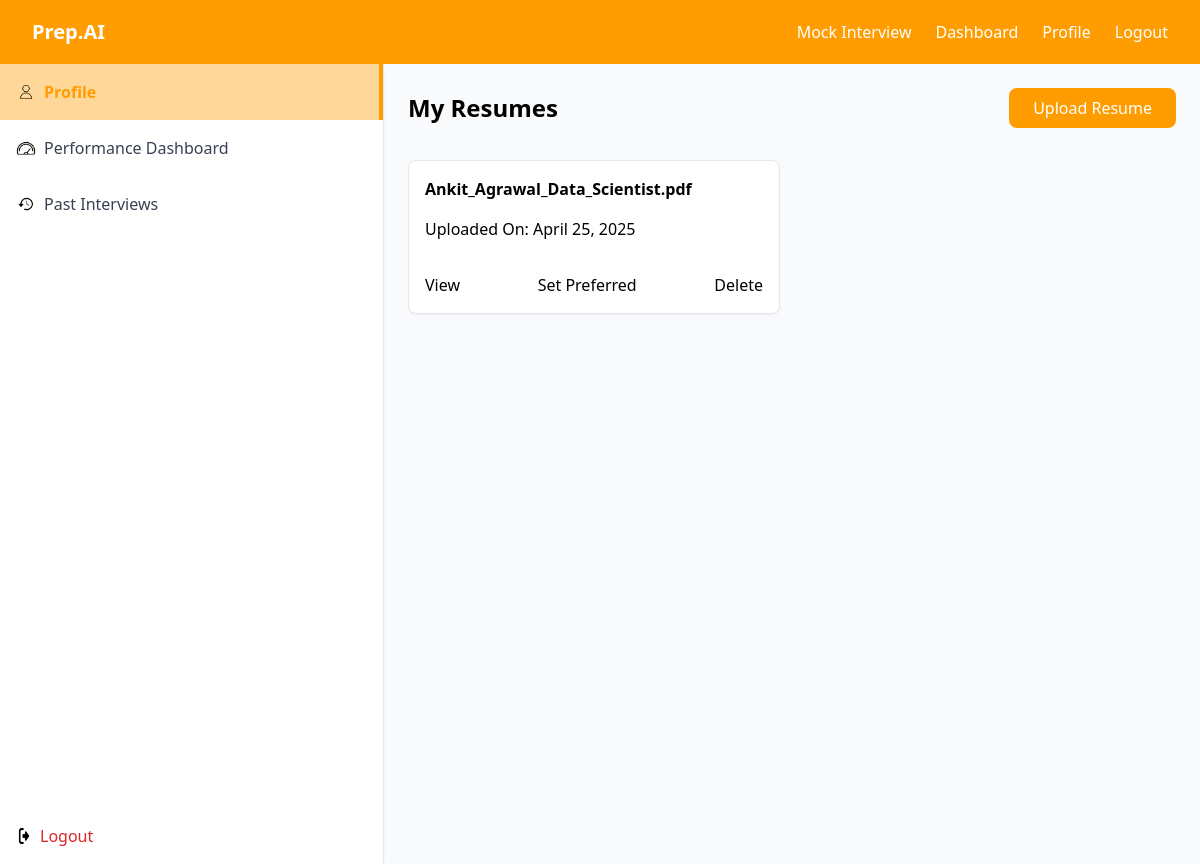
Screenshot of /profile/ (signed in) with the database file from the repository.
### backend/models.py (models this page shows, shortened)
class Resume(models.Model):
	user = models.ForeignKey(User, on_delete=models.CASCADE, related_name='resumes')
	file = models.FileField(upload_to='resumes/')
	uploaded_at = models.DateTimeField(auto_now_add=True)
	is_preferred = models.BooleanField(default=False)
	name = models.CharField(max_length=255, null=True, blank=True)
	email = models.EmailField(null=True, blank=True)
	phone = models.CharField(max_length=50, null=True, blank=True)
	location = models.CharField(max_length=255, null=True, blank=True)
	summary = models.TextField(null=True, blank=True)
	education = models.JSONField(null=True, blank=True)
	experience = models.JSONField(null=True, blank=True)
	skills = models.JSONField(null=True, blank=True)
	certifications = models.JSONField(null=True, blank=True)
	projects = models.JSONField(null=True, blank=True)
	domain_expertise = models.JSONField(null=True, blank=True)
	years_of_experience = models.FloatField(default=0)
	class Meta:
		ordering = ['-is_preferred', '-uploaded_at']

### backend/views.py (the view)
# urls.py: path('profile/', profile, name='profile'),
@login_required
def profile(request):
	resumes = Resume.objects.filter(user=request.user)
	form = ResumeUploadForm(request.POST or None, request.FILES or None)
	if request.method == 'POST' and form.is_valid():
		resume = form.save(user=request.user)
		print("Resume saved:", resume.file.name)
		return redirect('profile')
	return render(request, 'profile.html', {
		'form': form,
		'resumes': resumes
	})

### backend/templates/profile.html (shortened to what this page needs)
{% extends "base.html" %}
{% block content %}
{% load static %}
<div class="flex">
<aside class="h-screen sticky top-16 border-r shadow-sm hidden md:flex flex-col justify-between bg-white sidenav w-64">
  <div>
    <div class="flex items-center gap-2 px-4 py-4 bg-white border-r-4 sidenav-active-item">
      <img src="{% static 'backend/images/profile.png' %}" alt="Profile" class="w-5 h-auto" />
      <span class="sidenav-active-text font-semibold">Profile</span>
    </div>
    <div class="flex items-center gap-2 px-4 py-4 hover:bg-gray-100 cursor-pointer">
      <img src="{% static 'backend/images/dashboard.png' %}" alt="Dashboard" class="w-5 h-auto" />
      <span class="text-gray-700">Performance Dashboard</span>
    </div>
    <a href="{% url 'past_interviews' %}"><div class="flex items-center gap-2 px-4 py-4 hover:bg-gray-100 cursor-pointer">
      <img src="{% static 'backend/images/past.png' %}" alt="Past" class="w-5 h-auto" />
      <span class="text-gray-700">Past Interviews</span>
    </div></a>
  </div>
  <div class="p-4">
    <a href="{% url 'account_logout' %}"
       onclick="return confirm('Are you sure you want to log out?');"
       class="flex items-center gap-2 text-red-600 hover:text-red-800 transition">
      <img src="{% static 'backend/images/logout.png' %}" alt="Logout" class="w-4 h-4" />
      Logout
    </a>
  </div>
</aside>
  <div class="flex-1 p-6">
<div class="flex items-center justify-between mb-8">
  <h2 class="text-2xl font-bold">My Resumes</h2>
  <form method="POST" enctype="multipart/form-data" id="resumeUploadForm" class="rounded-lg">
    <label for="resumeFileInput" class="inline-block bg-orange-500 px-6 py-2 rounded cursor-pointer hover:bg-orange-600 transition">
      Upload Resume
    </label>
  </form>
</div>
    <div class="grid grid-cols-1 md:grid-cols-2 gap-6">
      {% for resume in resumes %}
      <div class="bg-white shadow-sm border rounded-lg p-4 flex flex-col justify-between {% if resume.is_preferred %}resume_preferred{% endif %}">
        <div class="mb-4">
          <h3 class="font-semibold">{{ resume.file.name|cut:'resumes/' }}</h3>
          <h4 class="mt-4">Uploaded On: {{resume.uploaded_at|date}}</h4>
        </div>
        <div class="mt-auto flex justify-between items-center pt-4">
          <a href="{{ resume.file.url }}" target="_blank" class="hover:underline">View</a>
          {% if not resume.is_preferred %}
          <form method="post" action="{% url 'set_preferred_resume' resume.id %}">
            <button class="hover:underline">Set Preferred</button>
          </form>
          {% else %}
          <span class="text-gray-500 text-sm">Preferred</span>
          {% endif %}
          <form method="post" action="{% url 'delete_resume' resume.id %}">
            <button class="hover:underline">Delete</button>
          </form>
        </div>
      </div>
      {% endfor %}
    </div>
  </div>
</div>
{% endblock %}

### backend/static/backend/css/style.css (style rules this page uses)
.sidenav { background-color: #fff !important; width: 24rem; }
.sidenav-active-item { background-color: #ffd799 !important; border-right: 4px solid #FF9D00 !important; }
.sidenav-active-text { color: #FF9D00 !important; }
#resumeUploadForm { background-color: #FF9D00 !important; color:white !important; }

### rows the page displays
Resume: file.name "Ankit_Agrawal_Data_Scientist.pdf", uploaded_at "April 25, 2025", is_preferred "Set Preferred"
